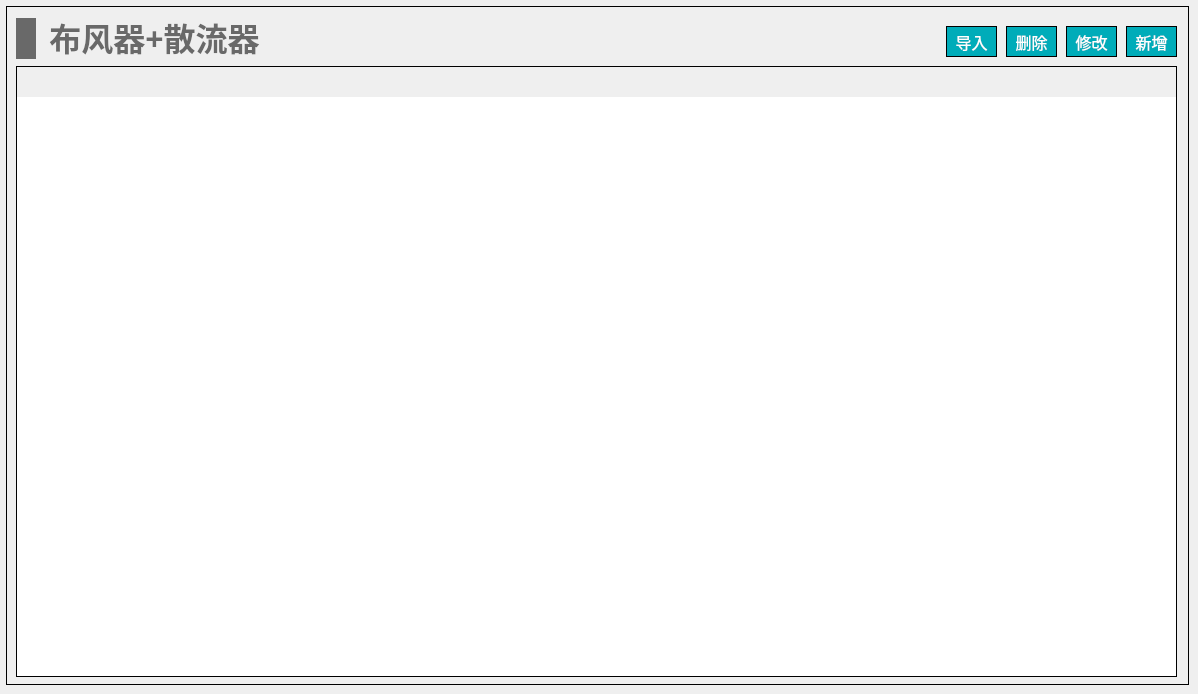
   <widget class="QWidget" name="page_air_diff">
    <widget class="QWidget" name="widget_air_diff" native="true">
     <property name="geometry">
      <rect>
       <x>6</x>
       <y>6</y>
       <width>1183</width>
       <height>679</height>
      </rect>
     </property>
     <property name="styleSheet">
      <string notr="true">#widget_air_diff
{
border: 1px solid #000000;
}</string>
     </property>
     <widget class="QWidget" name="layoutWidget_8">
      <property name="geometry">
       <rect>
        <x>10</x>
        <y>10</y>
        <width>251</width>
        <height>45</height>
       </rect>
      </property>
      <layout class="QHBoxLayout" name="horizontalLayout_21">
       <item>
        <widget class="QLabel" name="label_22">
         <property name="minimumSize">
          <size>
           <width>20</width>
           <height>41</height>
          </size>
         </property>
         <property name="maximumSize">
          <size>
           <width>20</width>
           <height>41</height>
          </size>
         </property>
         <property name="styleSheet">
          <string notr="true">QLabel { 
border: none; 
background-color : rgb(105, 105, 105);
}</string>
         </property>
         <property name="text">
          <string/>
         </property>
        </widget>
       </item>
       <item>
        <widget class="QLabel" name="label_23">
         <property name="font">
          <font>
           <family>Microsoft YaHei</family>
           <pointsize>24</pointsize>
           <bold>true</bold>
          </font>
         </property>
         <property name="styleSheet">
          <string notr="true">QLabel { 
border: none; 
color : rgb(105, 105, 105);
}</string>
         </property>
         <property name="text">
          <string>布风器+散流器</string>
         </property>
         <property name="alignment">
          <set>Qt::AlignBottom|Qt::AlignHCenter</set>
         </property>
        </widget>
       </item>
      </layout>
     </widget>
     <widget class="QTableWidget" name="tableWidget_air_diff">
      <property name="geometry">
       <rect>
        <x>10</x>
        <y>60</y>
        <width>1161</width>
        <height>611</height>
       </rect>
      </property>
      <property name="focusPolicy">
       <enum>Qt::NoFocus</enum>
      </property>
      <property name="layoutDirection">
       <enum>Qt::LeftToRight</enum>
      </property>
      <property name="styleSheet">
       <string notr="true">/*设置标题(包括垂直+水平的)*/
QHeaderView
{							
	
	font-size: 15px;				/*字大小*/
	font-family: '黑体';
	/*border: 1px solid #B4B4B4;*/
	border:none;
    /*border-bottom: 2px solid #999999; */		/*下边框颜色*/
    /*background: #9DC6E6;*/				/*背景浅蓝色*/ 
	min-height:30px;
	text-align: center;	       
}


/*设置标题(水平的)*/
QHeaderView::section:horizontal { 					
        border: 1px solid #AFAFAF; 			/*间隔颜色*/
	    border-bottom: 2px solid #999999; 							
        color: black;
        background: #9DC6E6;
}

/*设置鼠标停留状态*/
QHeaderView::section:horizontal:hover 
{			
        color: black;							/*字体白色*/
        background: #82AFC9;				/*背景深蓝色*/
}

/*设置鼠标按下状态*/
QHeaderView::section:horizontal:pressed 
{			
        color: black;
        background: #82AFC9;
		border-bottom: 3px solid #037BFC;				
}


QTableWidget 
{
		font-size: 14px;				/*10榜*/
		font-family: '黑体';				
		color : black;				
        border: 1px solid #000000;		
        background: white;
        gridline-color: #E0E0E0;	
        text-align: center;	
        outline:0px;			/*禁止焦点*/
}

/*设置选中的视图项*/
QTableWidget::item:selected
{				    
		border: 2px solid #0398FC;	
        color : black;				
}</string>
      </property>
      <property name="frameShape">
       <enum>QFrame::StyledPanel</enum>
      </property>
     </widget>
     <widget class="QPushButton" name="pushButton_air_diff_input">
      <property name="geometry">
       <rect>
        <x>940</x>
        <y>20</y>
        <width>51</width>
        <height>31</height>
       </rect>
      </property>
      <property name="font">
       <font>
        <family>黑体</family>
        <pointsize>12</pointsize>
       </font>
      </property>
      <property name="styleSheet">
       <string notr="true">QPushButton
{
	color:#ffffff; /*文字颜色*/
    background-color: #00ACB9;/*背景色*/
    border-radius:0px; /*边框倒角*/
	border: 1px solid #000000;
}


QPushButton:hover 
{
background-color: rgb(0,142,153);
color: white;
}</string>
      </property>
      <property name="text">
       <string>导入</string>
      </property>
     </widget>
     <widget class="QPushButton" name="pushButton_air_diff_del">
      <property name="geometry">
       <rect>
        <x>1000</x>
        <y>20</y>
        <width>51</width>
        <height>31</height>
       </rect>
      </property>
      <property name="font">
       <font>
        <family>黑体</family>
        <pointsize>12</pointsize>
       </font>
      </property>
      <property name="styleSheet">
       <string notr="true">QPushButton
{
	color:#ffffff; /*文字颜色*/
    background-color: #00ACB9;/*背景色*/
    border-radius:0px; /*边框倒角*/
	border: 1px solid #000000;
}


QPushButton:hover 
{
background-color: rgb(0,142,153);
color: white;
}</string>
      </property>
      <property name="text">
       <string>删除</string>
      </property>
     </widget>
     <widget class="QPushButton" name="pushButton_air_diff_add">
      <property name="geometry">
       <rect>
        <x>1120</x>
        <y>20</y>
        <width>51</width>
        <height>31</height>
       </rect>
      </property>
      <property name="font">
       <font>
        <family>黑体</family>
        <pointsize>12</pointsize>
       </font>
      </property>
      <property name="styleSheet">
       <string notr="true">QPushButton
{
	color:#ffffff; /*文字颜色*/
    background-color: #00ACB9;/*背景色*/
    border-radius:0px; /*边框倒角*/
	border: 1px solid #000000;
}


QPushButton:hover 
{
background-color: rgb(0,142,153);
color: white;
}</string>
      </property>
      <property name="text">
       <string>新增</string>
      </property>
     </widget>
     <widget class="QPushButton" name="pushButton_air_diff_revise">
      <property name="geometry">
       <rect>
        <x>1060</x>
        <y>20</y>
        <width>51</width>
        <height>31</height>
       </rect>
      </property>
      <property name="font">
       <font>
        <family>黑体</family>
        <pointsize>12</pointsize>
       </font>
      </property>
      <property name="styleSheet">
       <string notr="true">QPushButton
{
	color:#ffffff; /*文字颜色*/
    background-color: #00ACB9;/*背景色*/
    border-radius:0px; /*边框倒角*/
	border: 1px solid #000000;
}


QPushButton:hover 
{
background-color: rgb(0,142,153);
color: white;
}</string>
      </property>
      <property name="text">
       <string>修改</string>
      </property>
     </widget>
    </widget>
   </widget>
